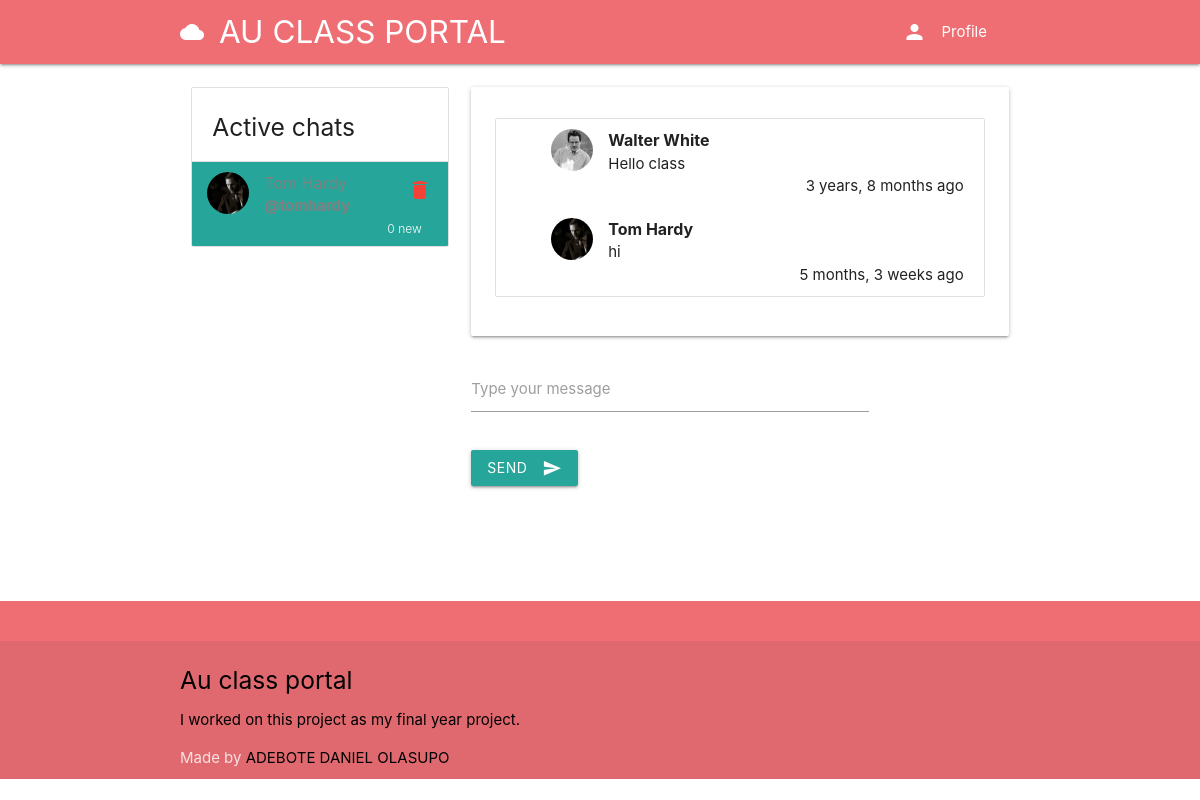
The app's page /direct/directs/tomhardy (signed in) with its own data.
### authy/models.py (models this page shows, shortened)
class Profile(models.Model):
	user = models.OneToOneField(User, on_delete=models.CASCADE, related_name='profile')
	location = models.CharField(max_length=50, null=True, blank=True)
	url = models.CharField(max_length=80, null=True, blank=True)
	profile_info = models.TextField(max_length=150, null=True, blank=True)
	created = models.DateField(auto_now_add=True)
	picture = models.ImageField(upload_to=user_directory_path_profile, blank=True, null=True, verbose_name='Picture')
	banner = models.ImageField(upload_to=user_directory_path_banner, blank=True, null=True, verbose_name='Banner')

### direct/models.py (models this page shows, shortened)
class Message(models.Model):
    user = models.ForeignKey(User, on_delete=models.CASCADE, related_name='msg_user')
    sender = models.ForeignKey(User, on_delete=models.CASCADE, related_name='from_user')
    recipient = models.ForeignKey(User, on_delete=models.CASCADE, related_name='to_user')
    body = models.TextField(max_length=1000, blank=True, null=True)
    date = models.DateTimeField(auto_now_add=True)
    is_read = models.BooleanField(default=False)
    def get_messages(user):
        messages = Message.objects.filter(user=user).values('recipient').annotate(last=Max('date')).order_by('-last')
        users = []
        for message in messages:
            users.append({
                'user': User.objects.get(pk=message['recipient']),
                'last': message['last'],
                'unread': Message.objects.filter(user=user, recipient__pk=message['recipient'], is_read=False).count()
            })
        return users

### direct/views.py (the view)
# urls.py: path('directs/<username>', Directs, name='directs'),
@login_required
def Directs(request, username):
    user = request.user
    messages = Message.get_messages(user=request.user)
    active_direct = username
    directs = Message.objects.filter(user=user, recipient__username=username).order_by('-date')
    directs.update(is_read=True)
    for message in messages:
        if message['user'].username==username:
            message['unread'] = 0
    paginator_directs = Paginator(directs, 5)
    page_number_directs = request.GET.get('directspage')
    directs_data = paginator_directs.get_page(page_number_directs)
    context = {
        'directs': directs_data,
        'messages': messages,
        'active_direct': active_direct
    }
    return render(request, 'direct/direct.html', context)

### authy/views.py (called while the page is built)
def SideNavInfo(request):
	user = request.user
	nav_profile = None
	if user.is_authenticated:
		nav_profile = Profile.objects.get(user=user)
	return {'nav_profile': nav_profile}

### direct/views.py (called while the page is built)
def CheckDirects(request):
    directs_count = 0
    if request.user.is_authenticated:
        directs_count = Message.objects.filter(user=request.user, is_read=False).count()
    return {'directs_count': directs_count}

### student_portal/templates/direct/direct.html (shortened to what this page needs)
{% extends 'base.html' %}
{% load static %}
{% load humanize %}
{% block content %}
<div class="row">
<div class="col s12 m4">
<ul class="collection with-header">
    <li class="collection-header">
        <h5>Active chats</h5>
    </li>
    {% for message in messages %}
    <a style="color: gray;" href="{% url 'directs' message.user.username %}">
        <li class="collection-item avatar {% if active_direct == message.user.username %}active{% endif %}">
        {% if message.user.profile.picture %}
            <img src="{{ message.user.profile.picture.url }}" class="circle responsive-img">
        {% else %}
            <img src="{% static 'img/no_avatar.jpg' %}" class="circle responsive-img">
        {% endif %}
            <span class="title">{{ message.user.first_name }} {{ message.user.last_name }}</span>
            <p><b>@{{ message.user.username }}</b></p>
            <span class="new badge">{{ message.unread }}</span>
            <a href="" class="secondary-content red-text"><i class="material-icons">delete</i></a>
    </li>
    </a>
    {% endfor %}
</div>
<div style="overflow-y: scroll;" class="col s12 m8">
    <div style="max-width: 600px;" class="card">
        <div class="card-content">
            <ol id="oldirects" style="list-style-type: none; display: flex; flex-direction: column-reverse;" class="collection">
            {% for direct in directs %}
                <li style="border-bottom: 0px;" class="collection-item avatar">
                    {% if direct.sender.profile.picture %}
                        <img src="{{ direct.sender.profile.picture.url }}" class="circle responsive-img">
                    {% else %}
                        <img src="{% static 'img/no_avatar.jpg' %}" class="circle responsive-img">
                    {% endif %}
                    <span class="title"><b>{{ direct.sender.first_name }} {{ direct.sender.last_name }}</b></span>
                    <p>{{ direct.body }}</p>
                    <p class="right-align">{{ direct.date | naturaltime }}</p>
                </li>
            {% endfor %}
            </ol>
        </div>
    </div>
    <div class="card-action">
        <div class="row">
            <form id="senddirectform" method="POST" action="{% url 'send-direct' %}">
                <div class="input-field col s9">
                    <input id="text" name="body" type="text" class="validate">
                    <label for="text">Type your message</label>
                  </div>
                  <div class="input-field col s9">
                  <button class="btn waves-effect waves-light" type="submit" name="action">Send
                    <i class="material-icons right">send</i>
                  </button>
                </div>
            </form>
        </div>
    </div>
</div>
</div>
{% endblock %}

### records on screen
Message: sender.profile.picture (placeholder picture), sender.first_name "Tom", sender.last_name "Hardy", body "hi", date "5 months, 3 weeks ago"
Message: sender.profile.picture (placeholder picture), sender.first_name "Walter", sender.last_name "White", body "Hello class", date "3 years, 8 months ago"

### other values on screen
{{ message.unread }} "0"
